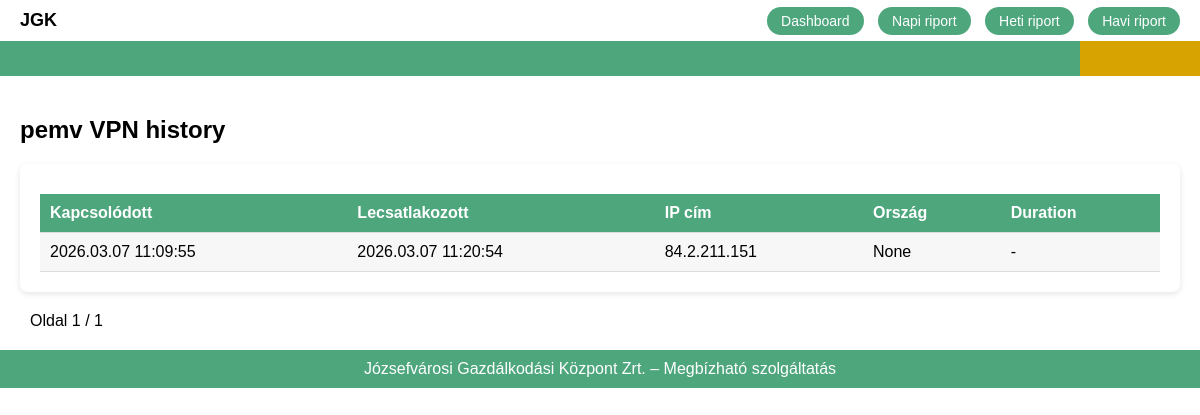
/report/user/pemv/, run on the app's committed database.
### vpn/models.py (models this page shows, shortened)
class VPNSession(models.Model):
    username = models.CharField(max_length=100)
    remote_ip = models.GenericIPAddressField()
    vpn_ip = models.GenericIPAddressField(null=True, blank=True)
    connected_at = models.DateTimeField()
    disconnected_at = models.DateTimeField(null=True, blank=True)
    duration_seconds = models.IntegerField(null=True, blank=True)
    country = models.CharField(max_length=100, null=True, blank=True)
    country_code = models.CharField(max_length=2, null=True, blank=True)
    latitude = models.FloatField(null=True, blank=True)
    longitude = models.FloatField(null=True, blank=True)
    created_at = models.DateTimeField(auto_now_add=True)
    class Meta:
        indexes = [
            models.Index(fields=["username"]),
            models.Index(fields=["connected_at"]),
        ]

### vpn/views.py (the view)
# urls.py: path('report/user/<str:username>/', views.user_history, name='user_history'),
def user_history(request, username):
    sessions = VPNSession.objects.filter(
        username=username,
        disconnected_at__isnull=False
    ).order_by("-connected_at")
    paginator = Paginator(sessions, 50)
    page_number = request.GET.get("page")
    page_obj = paginator.get_page(page_number)
    return render(request, "user_history.html", {
        "username": username,
        "sessions": page_obj
    })

### vpn/templatetags/duration.py (called while the page is built, shortened)
@register.filter
def duration_format(seconds):
    if not seconds:
        return "-"

### templates/user_history.html (shortened to what this page needs)
{% extends "base.html" %}
{% load static %}
{% load duration %}
{% block content %}
<h2>{{ username }} VPN history</h2>
<div class="panel">
<table>
<tr>
<th>Kapcsolódott</th>
<th>Lecsatlakozott</th>
<th>IP cím</th>
<th>Ország</th>
<th>Duration</th>
</tr>
{% for s in sessions %}
<tr>
<td>{{ s.connected_at|date:"Y.m.d H:i:s" }}</td>
<td>{{ s.disconnected_at|date:"Y.m.d H:i:s" }}</td>
<td>
{{ s.remote_ip }}
</td>
<td>{{ s.country }}</td>
<td>{{ s.duration_seconds|duration_format }}</td>
</tr>
{% empty %}
<tr>
<td colspan="5" style="text-align:center;padding:20px;">
Nincs adat
</td>
</tr>
{% endfor %}
</table>
</div>
<div class="pagination">
<span style="padding:10px;">
Oldal {{ sessions.number }} / {{ sessions.paginator.num_pages }}
</span>
</div>
{% endblock %}

### static/css/style.css (style rules this page uses)
body { margin:0; font-family:Arial; background:#ffffff; color:#000; }
.panel { background:#ffffff; color:#000; padding:20px; border-radius:8px; margin-bottom:20px; box-shadow:0 2px 6px rgba(0,0,0,0.1); }
table { width:100%; border-collapse:collapse; margin-top:10px; color:#000; }
th,td { padding:10px; border-bottom:1px solid #ddd; }
th { text-align:left; background:#4ea67d; color:white; }
tr:nth-child(even) { background:#f7f7f7; }

### data on the page
VPNSession: username "pemv", connected_at "2026.03.07 11:09:55", disconnected_at "2026.03.07 11:20:54", remote_ip "84.2.211.151", country "None", duration_seconds|duration_format "-"

### other printed values
{{ sessions.number }} "1"
{{ sessions.paginator.num_pages }} "1"
